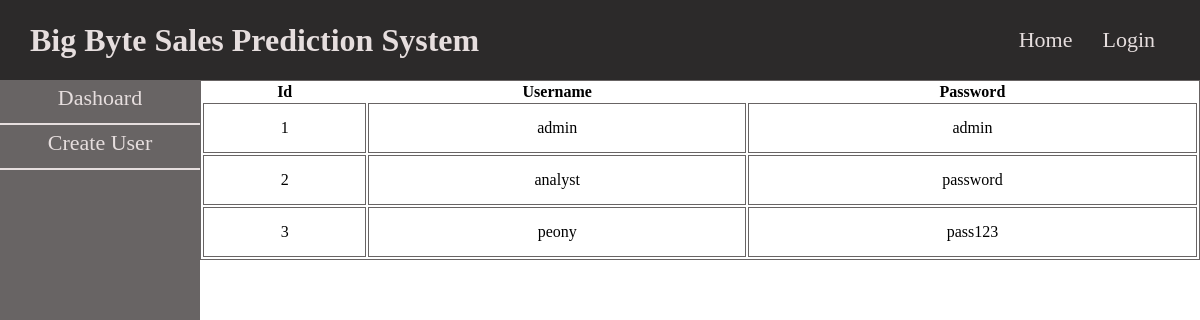
/user, run on an earlier commit of the app's database.
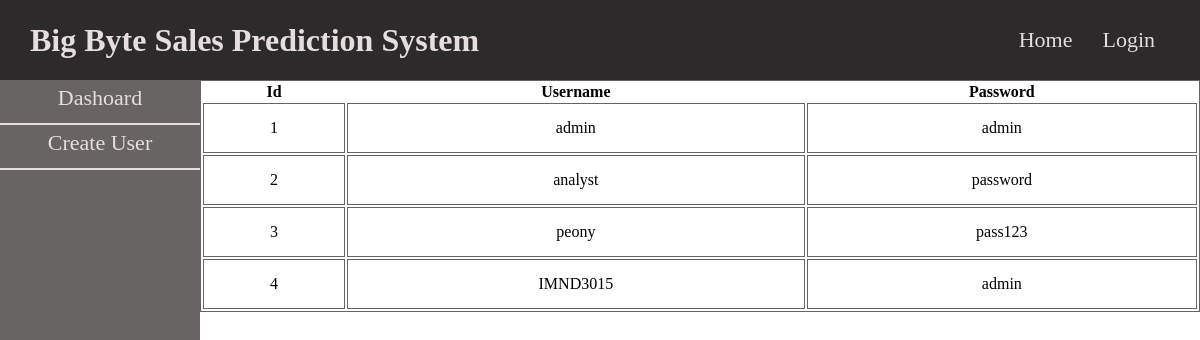
And on a later commit of the database.
### tables this page shows
CREATE TABLE users(id INTEGER PRIMARY KEY AUTOINCREMENT, username TEXT UNIQUE, password TEXT NOT NULL);

### app.py (the view)
@app.route('/user')
def user():
    connection = sqlite3.connect('sales.db')
    connection.row_factory = sqlite3.Row
    cursor = connection.cursor()
    query = "SELECT * FROM users"
    cursor.execute(query)
    users = cursor.fetchall()
    return render_template('users.html', users=users)

### templates/users.html (shortened to what this page needs)
{% extends "base.html" %}
{% block content %}
<div class="main flex">
    <div class="aside-nav">
        <ul class="aside-nav-items">
            <li class="nav-item"><a href="{{url_for('home')}}" class="nav-link">Dashoard</a></li>
            <li class="nav-item"><a href="{{url_for('createUser')}}" class="nav-link">Create User</a></li>
        </ul>
    </div>
    <div class="">
        <table>
            <tr>
                <th>Id</th>
                <th>Username</th>
                <th>Password</th>
            </tr>
            {% for user in users %}
            <tr>
                <td>{{user['id']}}</td>
                <td>{{user['username']}}</td>
                <td>{{user['password']}}</td>
            </tr>
        {% endfor %}
        </table>
    </div>
</div>
{% endblock %}

### templates/base.html (shortened to what this page needs)
<!DOCTYPE html>
<html lang="en">
<head>
    <link rel="stylesheet" href="../static/css/styles.css">
</head>
<body>
    <header class="navigation">
        <div class="logo-container">
            <h1 class="logo">Big Byte Sales Prediction System</h1>
        </div>
        <ul class="nav-items">
            <li class="nav-item"><a href="#" class="nav-link">Home</a></li>
            <li class="nav-item"><a href="#" class="nav-link">Login</a></li>
        </ul>
    </header>
    {% block content %}
    {% endblock %}
</body>
</html>

### static/css/styles.css (style rules this page uses)
* { padding: 0; margin: 0; box-sizing: border-box; }
table { border: #686464 1px solid; width: 1000px; text-align: center; }
table td { border: #686464 1px solid; padding: 15px 10px; margin: 0; }
.flex { display: flex; }
.main { width: 100vw; height: 90vh; }
.navigation { height: 80px; width: 100vw; background-color: #2c2a2a; color: #e6dede; display: flex; justify-content: space-between; padding: 0px 30px; align-items: center; }
.nav-items { display: flex; justify-content: center; align-items: center; }
.nav-items .nav-item { padding: 0px 15px; list-style: none; }
.nav-link { text-decoration: none; color: #e6dede; font-size: 22px; }
a { text-decoration: none; }
.main .aside-nav { height: 90vh; background-color: #686464; width: 20vw; }
.aside-nav-items .nav-item { height: 40px; text-align: center; margin-top: 5px; border-bottom: 2px solid #e6dede; }

What changed in the data, as far as the page shows it:
added users: id "4", username "IMND3015", password "admin"
